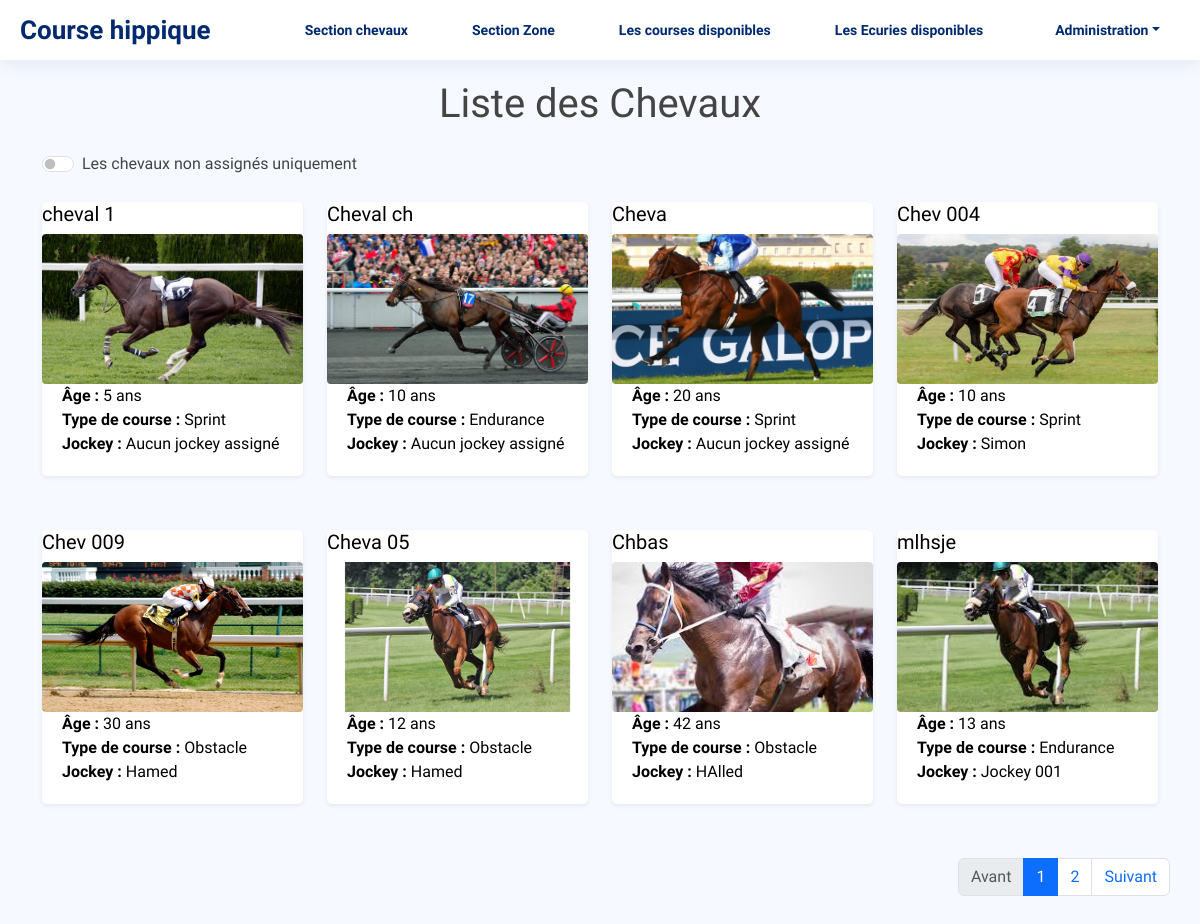
The page / on the database its author committed.
### hippodrome/models.py (models this page shows, shortened)
class Cheval(models.Model):
    name = models.CharField(max_length=100)  # Nom du cheval
    age = models.PositiveIntegerField()  # Âge du cheval
    race_type = models.CharField(
        max_length=50,
        choices=[
            ('Sprint', 'Sprint'),
            ('Obstacle', 'Obstacle'),
            ('Endurance', 'Endurance'),
        ]
    )
    jockey = models.ForeignKey(
        Jockey, on_delete=models.SET_NULL, null=True, blank=True
    )
    ecurie = models.ForeignKey(Ecurie, on_delete=models.SET_NULL, null=True, blank=True, related_name='chevaux')
    photo = models.ImageField(upload_to='chevaux/', blank=True, null=True)  # Photo du cheval

class Jockey(models.Model):
    name = models.CharField(max_length=100)  # Nom du jockey
    age = models.PositiveIntegerField()  # Âge du jockey
    experience = models.PositiveIntegerField(help_text="Expérience en années")  # Années d'expérience
    photo = models.ImageField(upload_to='jockeys/', blank=True, null=True)  # Photo du jockey

### hippodrome/views.py (the view)
# urls.py: path('', views.cheval_list, name='index'),
def cheval_list(request):
    show_unassigned = request.GET.get('unassigned', 'false') == 'true'
    if show_unassigned:
        chevaux = Cheval.objects.filter(jockey__isnull=True)  # Chevaux sans jockey
    else:
        chevaux = Cheval.objects.all()  # Tous les chevaux
    paginator = Paginator(chevaux, 8)
    page_number = request.GET.get('page')
    page_obj = paginator.get_page(page_number)
    context = {
        'object_list': page_obj,  # Liste des chevaux paginée
        'is_paginated': page_obj.has_other_pages(),  # Indique si la pagination est active
        'paginator': paginator,  # Objet de pagination
        'page_obj': page_obj,  # Objet représentant la page actuelle
        'show_unassigned': show_unassigned,  # Indique si le filtre "unassigned" est activé
    }
    return render(request, 'hippodrome/cheval_list.html', context)

### templates/hippodrome/cheval_list.html (shortened to what this page needs)
{% extends 'base.html' %}
{% block main %}
  <main id="main" class="main">
      <div class="container">
        <h1 class="mb-4 text-center">Liste des Chevaux</h1>
        <form method="GET" action="{% url 'hippodrome:cheval_list' %}" id="filterForm">
            <div class="form-check form-switch">
                <input
                    class="form-check-input"
                    type="checkbox"
                    role="switch"
                    id="flexSwitchCheckChecked"
                    name="unassigned"
                    value="true"
                    onchange="document.getElementById('filterForm').submit();">
                <label class="form-check-label" for="flexSwitchCheckChecked">
                    Les chevaux non assignés uniquement
                </label>
            </div>
        </form>
      <br>
        <div class="row">
            {% for cheval in object_list %}
    <div class="col-md-3 mb-4">
        <div class="card shadow-sm">
        <a href="{% url 'hippodrome:cheval_detail' cheval.id%}" class="text-black">
            <h5>{{ cheval.name }}</h5>
            {% if cheval.photo %}
                <img src="{{ cheval.photo.url }}" class="card-img-top fixed-height-img" alt="Image de {{ cheval.name }}">
            {% else %}
                <img src="https://via.placeholder.com/300x200?text=Pas+d%27image" class="card-img-top fixed-height-img" alt="Pas d'image">
            {% endif %}
            <div class="card-body">
                <p class="card-text">
                    <strong>Âge :</strong> {{ cheval.age }} ans<br>
                    <strong>Type de course :</strong> {{ cheval.get_race_type_display }}<br>
                    <strong>Jockey :</strong>
                    {% if cheval.jockey %}
                        {{ cheval.jockey.name }}
                    {% else %}
                        Aucun jockey assigné
                    {% endif %}
                </p>
            </div>
        </a>
        </div>
    </div>
{% endfor %}
        </div>
    </div>
  {% if is_paginated %}
                            <nav aria-label="Page navigation example">
                              <ul class="pagination justify-content-end">
                                {% if page_obj.has_previous %}
                                  <li class="page-item">
                                    <a class="page-link" href="?page={{ page_obj.previous_page_number }}">Previous</a>
                                  </li>
                                {% else %}
                                  <li class="page-item disabled">
                                    <a class="page-link">Avant</a>
                                  </li>
                                {% endif %}
                                {% for num in paginator.page_range %}
                                  {% if num <= 10 %}
                                    {% if page_obj.number == num %}
                                      <li class="page-item active">
                                        <a class="page-link" href="?page={{ num }}">{{ num }}</a>
                                      </li>
                                    {% else %}
                                      <li class="page-item">
                                        <a class="page-link" href="?page={{ num }}">{{ num }}</a>
                                      </li>
                                    {% endif %}
                                  {% endif %}
                                {% endfor %}
                                {% if page_obj.has_next %}
                                  <li class="page-item">
                                    <a class="page-link" href="?page={{ page_obj.next_page_number }}">Suivant</a>
                                  </li>
                                {% else %}
                                  <li class="page-item disabled">
                                    <a class="page-link">Suivant</a>
                                  </li>
                                {% endif %}
                              </ul>
                            </nav>
                        {% endif %}
  </main>
{% endblock %}

### templates/base.html (shortened to what this page needs)
<!DOCTYPE html>
{% load static %}
<html lang="en">
{% block head %}
<head>
  <link href="{% static 'vendor/bootstrap/css/bootstrap.min.css' %}" rel="stylesheet">
  <link href="{% static 'vendor/bootstrap-icons/bootstrap-icons.css' %}" rel="stylesheet">
  <link href="{% static 'css/style.css' %}" rel="stylesheet">
</head>
{% endblock %}
<body>
  <header id="header" class="header fixed-top d-flex align-items-center">
    <div class="d-flex align-items-center justify-content-between">
      <a href="/" class="logo d-flex align-items-center">
        <span class="d-none d-lg-block">Course hippique</span>
      </a>
    </div>
    <nav class="header-nav ms-auto">
      <ul class="d-flex align-items-center">
        <li class="nav-item dropdown pe-3 me-5">
          <a class="nav-link nav-profile d-flex align-items-center pe-0" href="{% url 'hippodrome:cheval_list' %}">
            <span class="d-none d-md-block">Section chevaux</span>
          </a>
        </li>
        <li class="nav-item dropdown pe-3 me-5">
          <a class="nav-link nav-profile d-flex align-items-center pe-0" href="{% url 'hippodrome:zone_list' %}">
            <span class="d-none d-md-block">Section Zone</span>
          </a>
        </li>
        <li class="nav-item dropdown pe-3 me-5">
          <a class="nav-link nav-profile d-flex align-items-center pe-0" href="{% url 'hippodrome:course_list' %}">
            <span class="d-none d-md-block">Les courses disponibles</span>
          </a>
        </li>
        <li class="nav-item dropdown pe-3 me-5">
          <a class="nav-link nav-profile d-flex align-items-center pe-0" href="{% url 'hippodrome:ecurie_list' %}">
            <span class="d-none d-md-block">Les Ecuries disponibles</span>
          </a>
        </li>
        <li class="nav-item dropdown pe-3 me-4">
          <a class="nav-link nav-profile d-flex align-items-center pe-0" href="#" data-bs-toggle="dropdown">
            <span class="d-none d-md-block dropdown-toggle ps-2"><b>Administration</b></span>
          </a>
        </li>
      </ul>
    </nav>
  </header>
{% block main %}
{% endblock %}
</body>
</html>

### static/css/style.css (style rules this page uses)
:root { scroll-behavior: smooth; }
body { font-family: "Birthstone", cursive; background: #f6f9ff; color: #444444; }
a { color: #4154f1; text-decoration: none; }
h1, h2, h3, h4, h5, h6 { font-family: "Birthstone", cursive; }
#main { margin-top: 60px; padding: 20px 30px; transition: all 0.3s; }
.card { margin-bottom: 30px; border: none; border-radius: 5px; box-shadow: 0px 0 30px rgba(1, 41, 112, 0.1); }
.card-body { padding: 0 20px 20px 20px; }
.logo { line-height: 1; }
@media (min-width: 1200px) { .logo { width: 280px; } }
.logo span { font-size: 26px; font-weight: 700; color: #012970; font-family: "Birthstone", cursive; }
.header { transition: all 0.5s; z-index: 997; height: 60px; box-shadow: 0px 2px 20px rgba(1, 41, 112, 0.1); background-color: #fff; padding-left: 20px; }
.header-nav ul { list-style: none; }
.header-nav>ul { margin: 0; padding: 0; }
.header-nav .nav-profile { color: #012970; }
.header-nav .nav-profile span { font-size: 14px; font-weight: 600; }
.fixed-height-img { height: 150px; object-fit: cover; width: 100%; border-radius: 0.25rem; }

### rows shown on the page
Cheval: name "cheval 1", photo (picture), age "5", race_type "Sprint", shows "Aucun jockey assigné"
Cheval: name "Cheval ch", photo (picture), age "10", race_type "Endurance", shows "Aucun jockey assigné"
Cheval: name "Cheva", photo (picture), age "20", race_type "Sprint", shows "Aucun jockey assigné"
Cheval: name "Chev 004", photo (picture), age "10", race_type "Sprint", jockey.name "Simon"
Cheval: name "Chev 009", photo (picture), age "30", race_type "Obstacle", jockey.name "Hamed"
Cheval: name "Cheva 05", photo (picture), age "12", race_type "Obstacle", jockey.name "Hamed"
Cheval: name "Chbas", photo (picture), age "42", race_type "Obstacle", jockey.name "HAlled"
Cheval: name "mlhsje", photo (picture), age "13", race_type "Endurance", jockey.name "Jockey 001"

### other values the page prints
{{ num }} "1"
{{ num }} "2"
